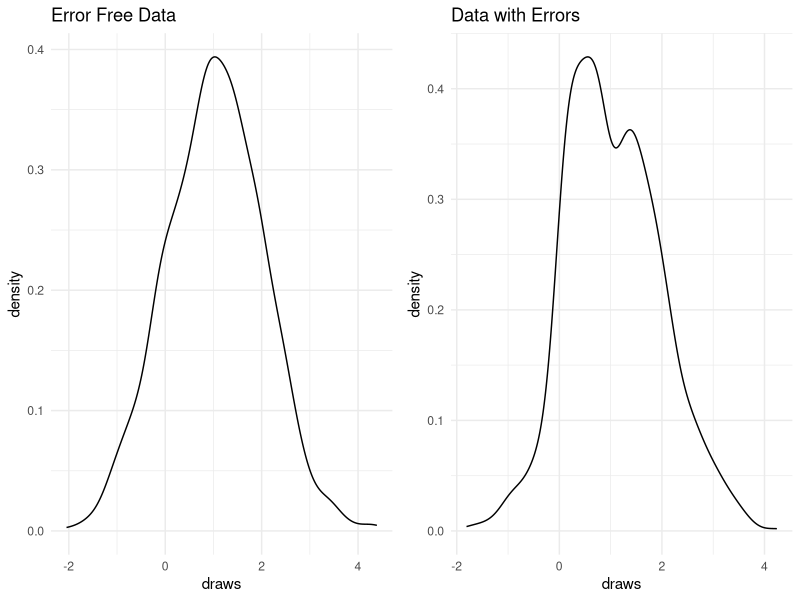

R code for this plot:
## ---- chunk 1
#| include: false
#| warning: false
#| message: false

observations <- 1000
mean <- 1
sd <- 1

library(dplyr)
library(ggpubr)
library(kableExtra)
## ---- chunk 2
#| echo: false
#| warning: false
#| message: false
#| label: tbl-situation-1
#| tbl-cap: "Comparing the first the first 10 observations to the 901 to 910 observations, we find that they are identical due to over-writing by the instrument"
#1. Unknown to us, the instrument has a mistake in it, which means that it has a maximum memory of 900 observations, and begins over-writing at that point, so the final 100 observations are actually a repeat of the first 100.

set.seed(123)
simulation <- tibble(draws = rnorm(n = observations - 100, mean = mean, sd = sd))
first_100 <- head(simulation, 100)
simulation <- add_row(simulation, first_100)

head <- kable(head(simulation, 10), col.names = "head")
tail <- kable(simulation[901:910, "draws"], col.names = "tail")
knitr::kable(list(head, tail))
## ---- chunk 3
#| echo: false
#| warning: false
#| message: false
#| label: tbl-situation-2
#| tbl-cap: "Comparing the first 10 observations after the change to before, notice that the negative observation has been turned positive"
#2. We employ a research assistant to clean and prepare the data set. During the process of doing this, unknown to us, they accidentally change half of the negative draws to be positive.

half_of_negative_draws <- round(sum(simulation$draws < 0, na.rm=TRUE)/2, 0)
negative_draws <- 0

for(i in 1:nrow(simulation)){
  if(negative_draws < half_of_negative_draws){
    if(simulation[i, "draws"] < 0){
      simulation[i, "draws"] <- simulation[i, "draws"] * -1
      negative_draws <- negative_draws + 1
    }
  }
}
head2 <- kable(head(simulation, 10), col.names = "head_no_negatives")
knitr::kable(list(head, head2))
## ---- chunk 4
#| echo: false
#| warning: false
#| message: false
#| label: tbl-situation-3
#| tbl-cap: "Comparing the first 10 observations from after this change to when the data set was first simulated, decimals for observations between 1 and 1.1 have been shifted to the left "
# 3. They additionally, accidentally, change the decimal place on any value between 1 and 1.1, so that, for instance 1 becomes 0.1, and 1.1 would become 0.11.

for(i in 1:nrow(simulation)){
  if(simulation[i, "draws"] <= 1.1 & simulation[i, "draws"] >= 1){
    simulation[i, "draws"] <- simulation[i, "draws"] * 0.1
  }
}
head3 <- kable(head(simulation, 10), col.names = "head_smaller_decimals")
knitr::kable(list(head, head3))
## ---- chunk 5
#| echo: false
#| warning: false
#| message: false
#| label: tbl-error-free
#| tbl-cap: "Error free data set has mean of 1.03, standard deviation of 1, and standard error of 0.03"
simulation_cleaned <- tibble(draws = rnorm(n = observations, mean = mean, sd = sd))

true_mean <-
  sum(simulation_cleaned$draws) / nrow(simulation_cleaned)

simulation_cleaned <-
  simulation_cleaned |>
  mutate(diff_square = (draws - true_mean) ^ 2)

true_standard_deviation <-
  sqrt(sum(simulation_cleaned$diff_square) / (nrow(simulation_cleaned) - 1))

true_standard_error <-
  true_standard_deviation / sqrt(nrow(simulation_cleaned))

kable(
  tibble(mean = true_mean,
         sd = true_standard_deviation,
         se = true_standard_error),
  col.names = c(
    "True mean",
    "True standard deviation",
    "True standard error"
  ),
  digits = 2,
  align = c("l", "r", "r"),
  booktabs = TRUE,
  linesep = ""
  )
  
## ---- chunk 6
#| echo: false
#| warning: false
#| message: false
#| label: tbl-error
#| tbl-cap: "Data set with errors has mean of 0.11, standard deviation of 0.09, and standard error of 0"
estimated_mean <-
  sum(simulation$draws) / nrow(simulation)

simulation <-
  simulation |>
  mutate(diff_square = (draws - estimated_mean) ^ 2)

estimated_standard_deviation <-
  sqrt(sum(simulation$diff_square) / (nrow(simulation) - 1))

estimated_standard_error <-
  estimated_standard_deviation / sqrt(nrow(simulation))

kable(
  tibble(mean = estimated_mean,
         sd = estimated_standard_deviation,
         se = estimated_standard_error),
  col.names = c(
    "Estimated mean",
    "Estimated standard deviation",
    "Estimated standard error"
  ),
  digits = 2,
  align = c("l", "r", "r"),
  booktabs = TRUE,
  linesep = ""
  )
## ---- chunk 7
#| echo: false
#| warning: false
#| message: false
#| label: fig-dataset-graphs
#| tbl-cap: "Both figures are normally distributed. Error free data has mean of one while data with errors' mean is closer to zero."
cleaned_plot <-
  simulation_cleaned |>
  ggplot(aes(x = draws)) +
  geom_density() +
  ggtitle("Error Free Data") +
  theme_minimal() 

simulated_plot <-
  simulation |>
  ggplot(aes(x = draws)) +
  geom_density() +
  ggtitle("Data with Errors") +
  theme_minimal() 

ggarrange(cleaned_plot, simulated_plot, ncol = 2)
